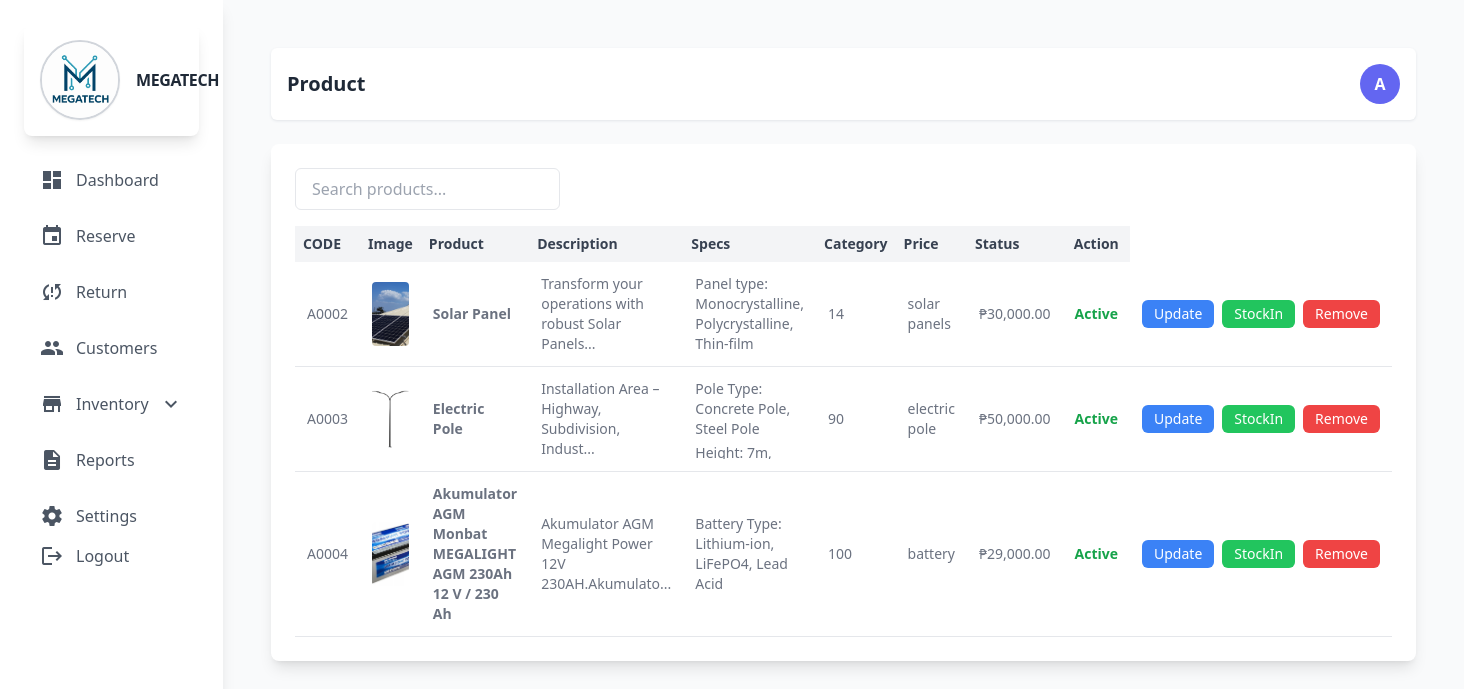
/admin/products.php (signed in), run on an earlier commit of the app's database.
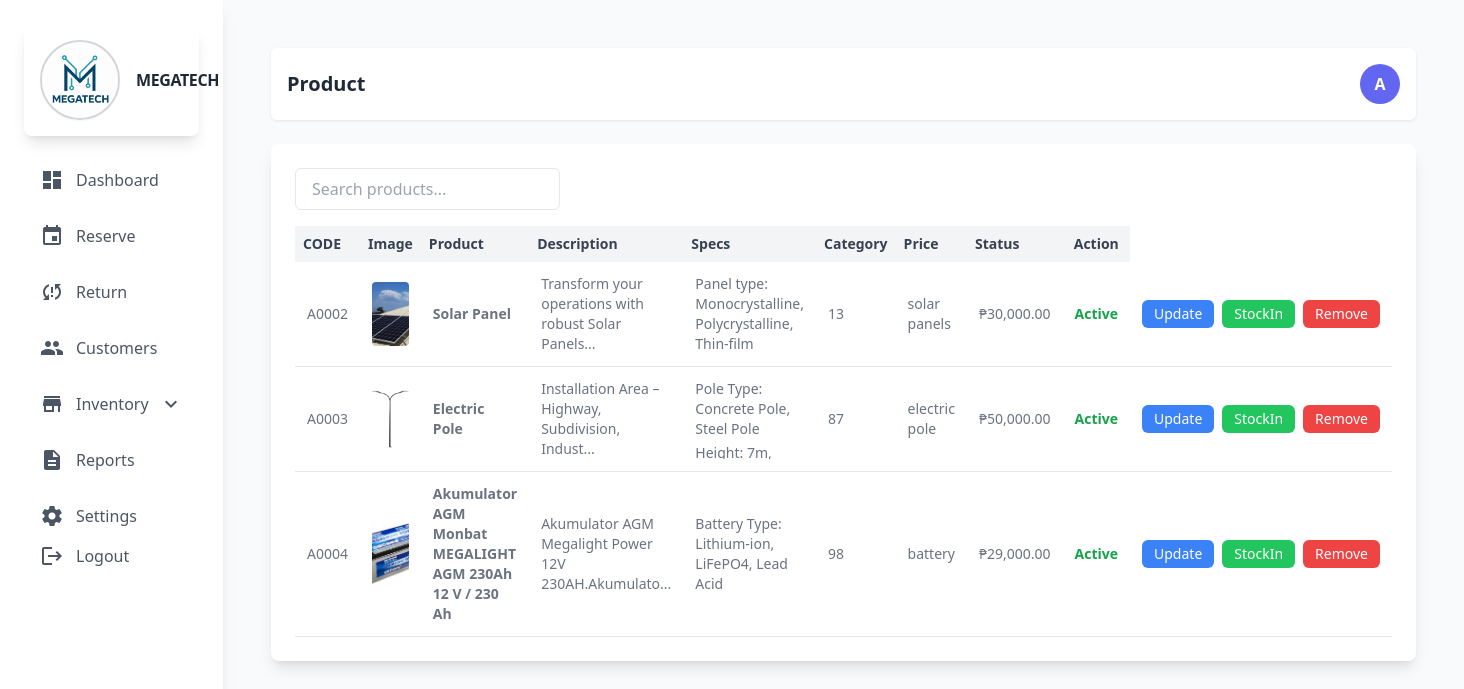
And on a later commit of the database.
### tables this page shows
CREATE TABLE `product` (
  `prod_id` int(11) NOT NULL,
  `prod_code` varchar(60) NOT NULL,
  `prod_name` varchar(60) NOT NULL,
  `prod_description` text NOT NULL,
  `prod_specs` longtext NOT NULL CHECK (json_valid(`prod_specs`)),
  `prod_stocks` int(11) NOT NULL,
  `prod_category_id` int(11) NOT NULL,
  `prod_price` decimal(10,2) NOT NULL,
  `prod_critical` int(11) NOT NULL,
  `prod_status` int(11) NOT NULL COMMENT '0=unactive,1=active',
  `prod_image` varchar(255) NOT NULL,
  `prod_added` datetime NOT NULL
);

CREATE TABLE `category` (
  `category_id` int(11) NOT NULL,
  `category_name` varchar(60) NOT NULL,
  `category_description` text DEFAULT NULL,
  `status` int(11) NOT NULL DEFAULT 1 COMMENT '0=InActive 1=Active'
);

### admin/backend/db.php (called while the page is built, shortened)
<?php
class db_connect
{
    public $host = db_host;
    public $user = db_user;
    public $pass = db_pass;
    public $name = db_name;
    public function connect()
    {
        try {
            $this->conn = new mysqli($this->host, $this->user, $this->pass, $this->name);
        } catch (\Throwable $th) {
            header("Location:setup.php");
        }
    }
}

### admin/backend/class.php (called while the page is built, shortened)
<?php
include ('db.php');
class global_class extends db_connect
{
public function fetch_all_product(){
        $query = $this->conn->prepare("SELECT *
        FROM `product`
        LEFT JOIN category
        ON product.prod_category_id = category.category_id
        where prod_status='1'
        ");
        if ($query->execute()) {
            $result = $query->get_result();
            return $result;
        }
    }
}
?>

### admin/products.php (the view, shortened to what the changed rows need)
<?php
include "components/header.php";
?>
<div class="flex justify-between items-center bg-white p-4 mb-6 rounded-md shadow shadow-gray-200">
    <h2 class="text-xl font-semibold text-gray-800">Product</h2>
</div>
<div class="bg-white rounded-lg shadow-lg p-6">
    <div class="overflow-x-auto">
        <table id="userTable" class="display table-auto w-full text-sm text-left text-gray-500 dark:text-gray-400">
            <thead class="bg-gray-100 text-gray-700">
                <tr>
                    <th class="p-2">CODE</th>
                    <th class="p-2">Image</th>
                    <th class="p-2">Product</th>
                    <th class="p-2">Description</th>
                    <th class="p-2">Specs</th>
                    <th class="p-2">Category</th>
                    <th class="p-2">Price</th>
                    <th class="p-2">Status</th>
                    <th class="p-2 text-center">Action</th>
                </tr>
            </thead>
            <tbody>
                <?php include "backend/end-points/product_list.php" ?>
            </tbody>
        </table>
    </div>
</div>
<?php include "components/footer.php";?>

### admin/backend/end-points/product_list.php
<?php
$fetch_all_product = $db->fetch_all_product();
if ($fetch_all_product->num_rows > 0) {
    foreach ($fetch_all_product as $product):
        $status = ($product['prod_status'] > 0) ? "Active" : "Not Active";
        $image_path = !empty($product['prod_image']) ? "../upload/{$product['prod_image']}" : 'images/default.png';
        $specs_html = '';
        $decoded_specs = [];
        if (!empty($product['prod_specs'])) {
            $decoded_specs = json_decode($product['prod_specs'], true);
            if (is_array($decoded_specs)) {
                foreach ($decoded_specs as $spec) {
                    $spec_name = htmlspecialchars($spec['Specs'] ?? '');
                    $spec_value = htmlspecialchars($spec['value'] ?? '');
                    $specs_html .= "<div><span class='font-medium'>$spec_name:</span> <span>$spec_value</span></div>";
                }
            } else {
                $specs_html = '<span class="text-gray-500 italic">Invalid specs</span>';
            }
        } else {
            $specs_html = '<span class="text-gray-400 italic">No specs</span>';
        }
        $specs_json = htmlspecialchars(json_encode($decoded_specs), ENT_QUOTES, 'UTF-8');
?>
<tr class="border-b">
    <td class="p-3"><?= htmlspecialchars($product['prod_code']) ?></td>
    <td class="p-3">
        <img src="<?= $image_path ?>" alt="<?= htmlspecialchars($product['prod_name']) ?>" class="w-16 h-16 object-cover rounded">
    </td>
    <td class="p-3 font-semibold"><?= htmlspecialchars($product['prod_name']) ?></td>
    <td class="p-3 text-sm">
        <?= strlen($product['prod_description']) > 50 ? htmlspecialchars(substr($product['prod_description'], 0, 50)) . '...' : htmlspecialchars($product['prod_description']) ?>
    </td>
    <td class="p-3 text-sm">
     <div class="space-y-1 max-h-[80px] overflow-y-auto">
            <?= $specs_html ?>
        </div>
    </td>
    <td class="p-3"><?= $product['prod_stocks'] ?></td>
    <td class="p-3"><?= htmlspecialchars($product['category_name']) ?></td>
    <td class="p-3">₱<?= number_format($product['prod_price'], 2) ?></td>
    <td class="p-3">
        <span class="<?= $product['prod_status'] > 0 ? 'text-green-600 font-semibold' : 'text-red-500 italic' ?>">
            <?= $status ?>
        </span>
    </td>
    <td class="p-3 text-center">
        <div class="flex flex-col sm:flex-row justify-center items-center space-y-1 sm:space-y-0 sm:space-x-2">
            <button class="bg-blue-500 text-white py-1 px-3 rounded-md text-sm updateProductToggler"
                data-prod_id="<?= $product['prod_id'] ?>"
                data-prod_code="<?= htmlspecialchars($product['prod_code']) ?>"
                data-prod_name="<?= htmlspecialchars($product['prod_name']) ?>"
                data-prod_price="<?= $product['prod_price'] ?>"
                data-prod_stocks="<?= $product['prod_stocks'] ?>"
                data-prod_category_id="<?= $product['prod_category_id'] ?>"
                data-prod_critical="<?= $product['prod_critical'] ?>"
                data-prod_description="<?= htmlspecialchars($product['prod_description']) ?>"
                data-prod_specs="<?= $specs_json ?>"
            >
                Update
            </button>
            <button class="bg-green-500 text-white py-1 px-3 rounded-md text-sm stockInToggler"
                data-prod_stocks="<?= $product['prod_stocks'] ?>"
                data-prod_id="<?= $product['prod_id'] ?>"
                data-prod_name="<?= htmlspecialchars($product['prod_name']) ?>"
            >
                StockIn
            </button>
            <button class="bg-red-500 text-white py-1 px-3 rounded-md text-sm togglerRemoveProduct"
                data-prod_id="<?= $product['prod_id'] ?>"
                data-prod_name="<?= htmlspecialchars($product['prod_name']) ?>"
            >
                Remove
            </button>
        </div>
    </td>
</tr>
<?php
    endforeach;
} else { ?>
<tr>
    <td colspan="10" class="p-4 text-center text-gray-500 italic">No Product Found.</td>
</tr>
<?php } ?>

What changed in the data, as far as the page shows it:
changed product "Solar Panel": prod_stocks "14" → "13"
changed product "Electric Pole": prod_stocks "90" → "87"
changed product "Akumulator AGM Monbat MEGALIGHT AGM 230Ah 12 V / 230 Ah": prod_stocks "100" → "98"
